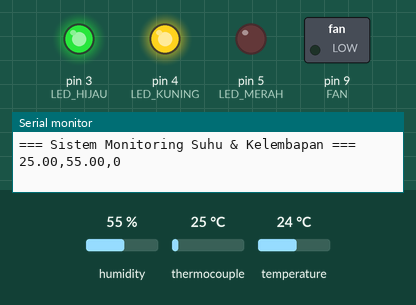
A sketch run on a simulated Arduino Uno, built with avr-gcc and run on an emulated ATmega328P. Shown: switched loads named in the sketch (green lamp = pin HIGH), output pins drawn as LEDs (lit = HIGH), the last lines printed to the serial monitor. The test bench sets the inputs (shaded band); at power-on: humidity 55 %, thermocouple 25 °C, temperature 24 °C.

Above: at 2.2 s.
2.3 s: humidity set to 31 %
5.2 s: humidity set to 28 %
At 6.9 s:
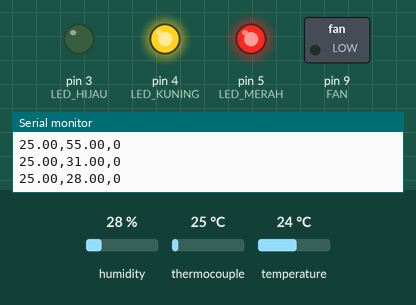
8.0 s: thermocouple set to 23 °C
At 10.2 s:
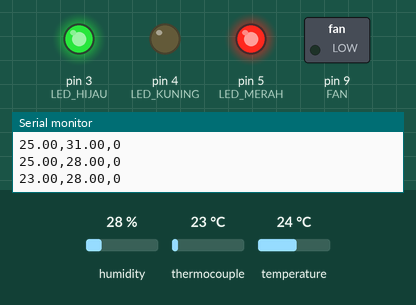
10.5 s: thermocouple set to 75 °C
At 12.6 s:
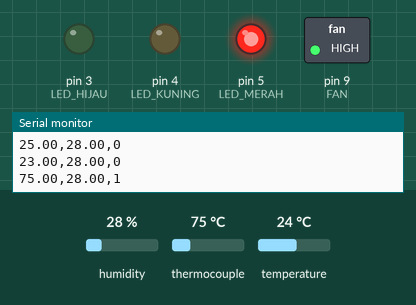
13.0 s: humidity set to 40 %
At 14.8 s:
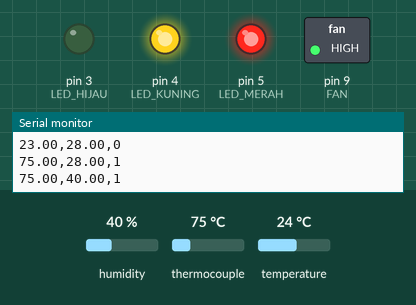
15.5 s: humidity set to 43 %
17.7 s: humidity set to 46 %
At 19.3 s:
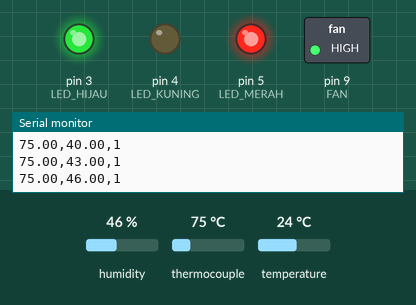
Timing chart, 0 to 20.8 s (numbered marks = the images above; inputs shaded):
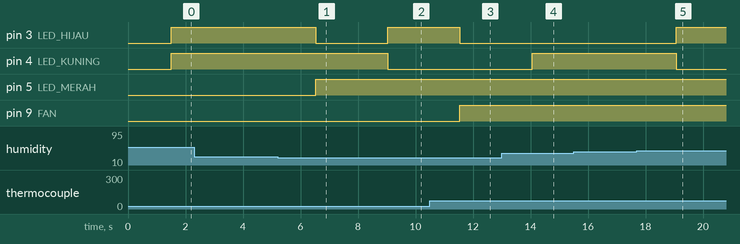

Measured:
- the behaviour switches between 30 and 29 % on humidity (found by bisection; images 0 and 1)
- the behaviour switches between 25 and 24 °C on thermocouple (found by bisection; images 1 and 2)
- the behaviour switches between 44 and 45 % on humidity (found by bisection; images 4 and 5)
- after the input at 5.2 s, pin 3 (LED_HIJAU): HIGH → LOW after 1.3 s; pin 5 (LED_MERAH): LOW → HIGH after 1.3 s
- after the input at 8.0 s, pin 3 (LED_HIJAU): LOW → HIGH after 1.0 s; pin 4 (LED_KUNING): HIGH → LOW after 1.0 s
- after the input at 10.5 s, pin 3 (LED_HIJAU): HIGH → LOW after 1.0 s; pin 9 (FAN): LOW → HIGH after 1.0 s
- after the input at 13.0 s, pin 4 (LED_KUNING): LOW → HIGH after 1.1 s
- after the input at 17.7 s, pin 3 (LED_HIJAU): LOW → HIGH after 1.4 s; pin 4 (LED_KUNING): HIGH → LOW after 1.4 s

The sketch:

ArduinoSuhuKelembabanLamp.ino
```cpp
#include <DHT.h>
#include <SPI.h>
#include <max6675.h>

#define DHTPIN 2
#define DHTTYPE DHT22

#define CLK 6
#define CS 7
#define SO 8

#define LED_HIJAU 3
#define LED_KUNING 4
#define LED_MERAH 5
#define FAN 9

DHT dht(DHTPIN, DHTTYPE);
MAX6675 thermocouple(CLK, CS, SO);

// Fungsi untuk membaca suhu rata-rata dari MAX6675 agar stabil
float bacaSuhuRata2(int jumlah) {
  float total = 0;
  for (int i = 0; i < jumlah; i++) {
    total += thermocouple.readCelsius();
    delay(100);  // jeda antar pembacaan
  }
  return total / jumlah;
}

void setup() {
  Serial.begin(9600);
  dht.begin();
  pinMode(LED_HIJAU, OUTPUT);
  pinMode(LED_KUNING, OUTPUT);
  pinMode(LED_MERAH, OUTPUT);
  pinMode(FAN, OUTPUT);

  digitalWrite(LED_HIJAU, LOW);
  digitalWrite(LED_KUNING, LOW);
  digitalWrite(LED_MERAH, LOW);
  digitalWrite(FAN, LOW);

  Serial.println("=== Sistem Monitoring Suhu & Kelembapan ===");
  delay(1000); // beri waktu sensor siap
}

void loop() {
  // Baca suhu rata-rata dari MAX6675 (5 kali agar stabil)
  float suhu = bacaSuhuRata2(5);

  // Baca kelembapan dari DHT22
  float kelembapan = dht.readHumidity();

  // Proteksi jika sensor gagal
  if (isnan(suhu) || isnan(kelembapan)) {
    Serial.println("Error membaca sensor!");
    return;
  }

  // ----- Logika berdasarkan kondisi -----
  bool ledHijau = LOW, ledKuning = LOW, ledMerah = LOW, fan = LOW;

  if (suhu < 25 && kelembapan >= 45 && kelembapan <= 65) {
    ledHijau = HIGH; fan = LOW;
  }
  else if (suhu >= 25 && suhu <= 30 && kelembapan >= 45 && kelembapan <= 65) {
    ledHijau = HIGH; ledKuning = HIGH; fan = LOW;
  }
  else if (suhu > 30 && kelembapan >= 45 && kelembapan <= 65) {
    ledHijau = HIGH; ledMerah = HIGH; fan = HIGH;
  }
  else if (suhu < 25 && (kelembapan < 30 || kelembapan > 70)) {
    ledHijau = HIGH; ledMerah = HIGH; fan = LOW;
  }
  else if (suhu >= 25 && suhu <= 30 && (kelembapan < 30 || kelembapan > 70)) {
    ledKuning = HIGH; ledMerah = HIGH; fan = LOW;
  }
  else if (suhu > 30 && (kelembapan < 30 || kelembapan > 70)) {
    ledMerah = HIGH; fan = HIGH;
  }
  else if (suhu < 25 && ((kelembapan >= 30 && kelembapan < 45) || (kelembapan > 65 && kelembapan <= 70))) {
    ledHijau = HIGH; ledKuning = HIGH; fan = LOW;
  }
  else if (suhu >= 25 && suhu <= 30 && ((kelembapan >= 30 && kelembapan < 45) || (kelembapan > 65 && kelembapan <= 70))) {
    ledHijau = HIGH; ledKuning = HIGH; fan = LOW;
  }
  else if (suhu > 30 && ((kelembapan >= 30 && kelembapan < 45) || (kelembapan > 65 && kelembapan <= 70))) {
    ledKuning = HIGH; ledMerah = HIGH; fan = HIGH;
  }
  // Update LED dan FAN
  digitalWrite(LED_HIJAU, ledHijau);
  digitalWrite(LED_KUNING, ledKuning);
  digitalWrite(LED_MERAH, ledMerah);
  digitalWrite(FAN, fan);

  // Kirim data ke Processing (GUI)
  Serial.print(suhu, 2);
  Serial.print(",");
  Serial.print(kelembapan, 2);
  Serial.print(",");
  Serial.println(fan);

  delay(2000); // jeda agar DHT22 tidak error (maks 0.5Hz)
}
```
